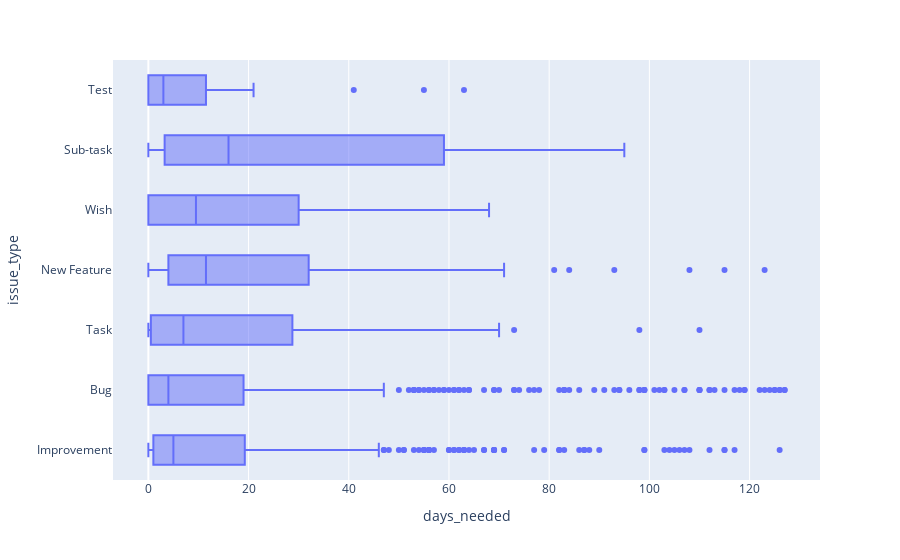

Notebook source saved alongside this figure:
### Code cell
test = df[['days_needed', 'issue_type']]
fig = px.box(test, x='days_needed', y="issue_type", orientation='h')
fig.show()

### Figure 1 — Plotly figure (JSON) as saved in the notebook; plotly's stock layout.template omitted (floating-point values rounded to 4 significant figures; data arrays with more than 128 entries replaced by an {"elided": "..."} marker saying what was removed)
{"data": [{"alignmentgroup": "True", "hovertemplate": "days_needed=%{x}<br>issue_type=%{y}<extra></extra>", "legendgroup": "", "marker": {"color": "#636efa"}, "name": "", "notched": false, "offsetgroup": "", "orientation": "h", "showlegend": false, "type": "box", "x": {"elided": "1310 int values"}, "x0": " ", "xaxis": "x", "y": {"elided": "1310 str values"}, "y0": " ", "yaxis": "y"}], "layout": {"boxmode": "group", "legend": {"tracegroupgap": 0}, "margin": {"t": 60}, "xaxis": {"anchor": "y", "domain": [0, 1], "title": {"text": "days_needed"}}, "yaxis": {"anchor": "x", "domain": [0, 1], "title": {"text": "issue_type"}}}}
